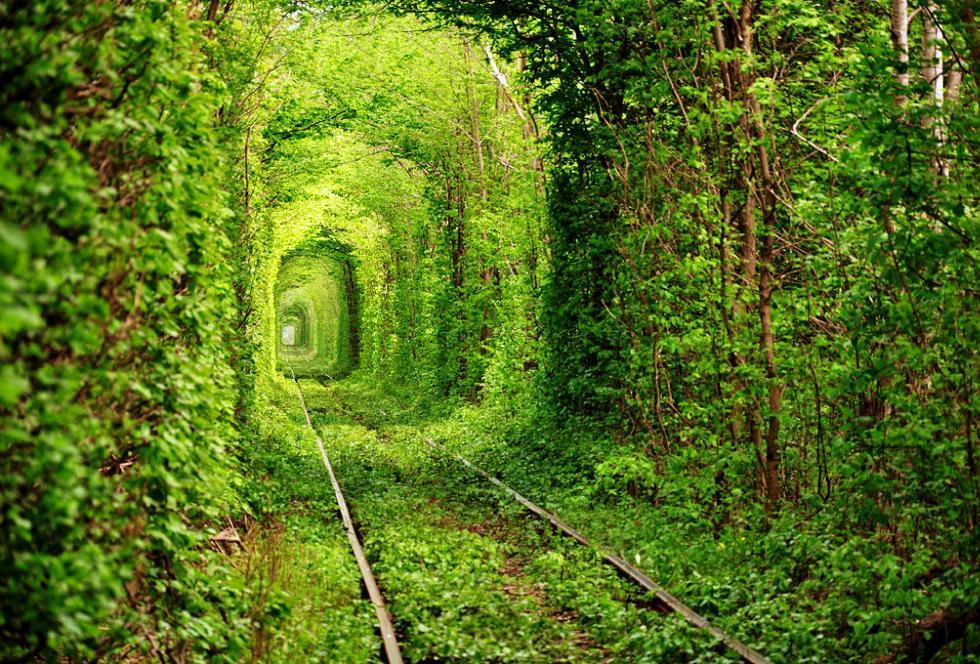
#> input picture point_processing/tunnelOfLove.jpg, 980 x 664 px
$ python ex1b.py
#> lines starting #> are read from the running program, lines starting #| are printed output that depends on the picture; after the words box and inside, x2 and y2 are one past the last pixel; in counts of white or black regions, pixels touching at a corner belong together
### point_processing/ex1a.py
import cv2

def split_into_4(im):
    h, w = im.shape[:2]
    im1 = im[0:int(h / 2), 0:int(w / 2)]
    im2 = im[0:int(h / 2), int(w / 2):w]
    im3 = im[int(h / 2):h, 0:int(w / 2)]
    im4 = im[int(h / 2):h, int(w / 2):w]
    return [im1, im2, im3, im4]

def threshold(im, value):
    h, w = im.shape[0], im.shape[1]
    for y in range(0, h):
        for x in range(0, w):
            im[y, x] = 255 if im[y, x] >= value else 0

# [7 lines left out: function main, not called in this run]

# [2 lines that do not run on import are left out]

### point_processing/ex1b.py
import cv2
import ex1a as ex1a
import matplotlib
from matplotlib import pyplot as plt

def calcHistograms(ims):
    colour_dimensions = len(ims[0].shape)
    if(colour_dimensions > 2):
        calcHistograms_RGB(ims)
    else:
        calcHistograms_BW(ims)

def calcHistograms_BW(ims):
    i = 0
    plot_size = int(len(ims) / 2)
    fig, ax = plt.subplots(nrows=plot_size, ncols=plot_size)
    for row in ax:
        for col in row:
            hist = cv2.calcHist([ims[i]], [0], None, [256], [0, 256])
            col.set_title('Histogram of Segment ' + str(i + 1))
            col.set_xlabel('Pixel intensity')
            col.set_ylabel('Frequency')
            col.get_yaxis().set_major_formatter(matplotlib.ticker.FuncFormatter(lambda x, p: format(int(x), ',')))
            col.plot(hist)
            i += 1
    plt.tight_layout()
    plt.show()

def calcHistograms_RGB(ims):
    i = 0
    color = ('b', 'g', 'r')
    plot_size = int(len(ims) / 2)
    fig, ax = plt.subplots(nrows=plot_size, ncols=plot_size)
    for row in ax:
        for col in row:
            for n, c in enumerate(color):
                hist = cv2.calcHist([ims[i]],[n],None,[256],[0,256])
                col.plot(hist, color=c)
            col.set_title('Histogram of Segment ' + str(i + 1))
            col.set_xlabel('Pixel intensity')
            col.set_ylabel('Frequency')
            col.get_yaxis().set_major_formatter(matplotlib.ticker.FuncFormatter(lambda x, p: format(int(x), ',')))
            i += 1
    plt.tight_layout()
    plt.show()

def main():
    im = cv2.imread("tunnelOfLove.jpg", 0)  # loads image
#> im: shape (664, 980); min 0, max 255, mean 95.6
    ims = ex1a.split_into_4(im)
#> in split_into_4, `im1 = im[0:int(h / 2), 0:int(w / 2)]`:
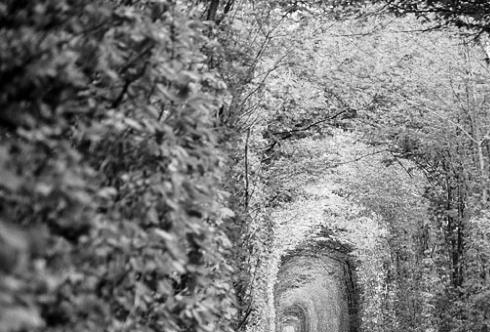
#> im1: shape (332, 490); min 0, max 255, mean 121.7
#> in split_into_4, `im2 = im[0:int(h / 2), int(w / 2):w]`:
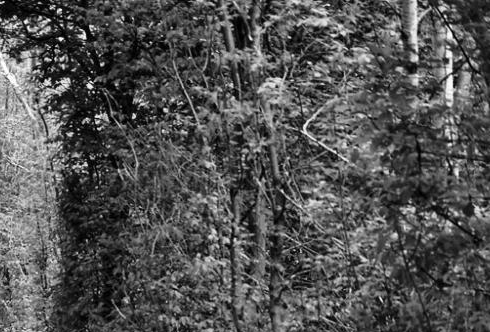
#> im2: shape (332, 490); min 0, max 255, mean 82.9
#> in split_into_4, `im3 = im[int(h / 2):h, 0:int(w / 2)]`:
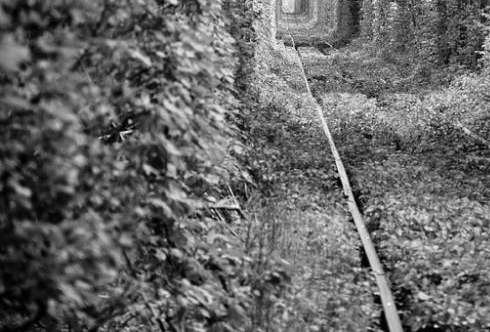
#> im3: shape (332, 490); min 0, max 255, mean 102.5
#> in split_into_4, `im4 = im[int(h / 2):h, int(w / 2):w]`:
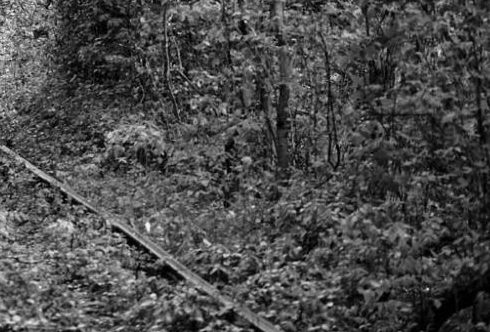
#> im4: shape (332, 490); min 0, max 248, mean 75.2
#> ims = 4 items

    for i in range(0, 4):
        ex1a.threshold(ims[i], 127)
        cv2.imshow('Tunnel of trees (' + str(i + 1) + ')', ims[i])
#> this loop made 4 passes
#> pass 1, in main, `cv2.imshow('Tunnel of trees (' + str(i + 1) + ')', ims[i])`:
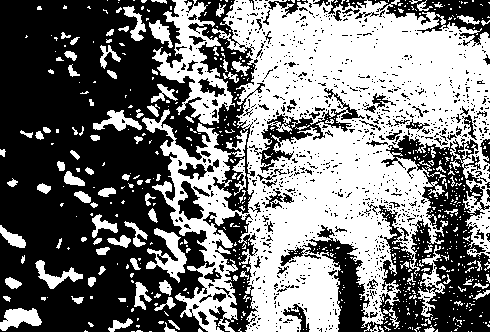
#> window 'Tunnel of trees (1)': shape (332, 490); 47.1% white; 665 white regions (555 under 20 px), largest, box (x1, y1, x2, y2) and area: (142, 0, 490, 332) 60701, (152, 0, 235, 125) 3680, (146, 228, 187, 283) 894
#> pass 2, in main, `cv2.imshow('Tunnel of trees (' + str(i + 1) + ')', ims[i])`:
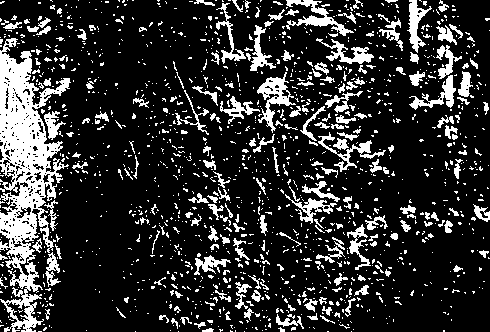
#> window 'Tunnel of trees (2)': shape (332, 490); 19% white; 1489 white regions (1276 under 20 px), largest, box (x1, y1, x2, y2) and area: (0, 38, 71, 332) 8780, (257, 72, 296, 133) 762, (286, 0, 354, 36) 683
    calcHistograms(ims)
#> in calcHistograms_BW, `plot_size = int(len(ims) / 2)`: plot_size = 2
#> the loop in calcHistograms_BW, `for row in ax:` made 2 passes
#> after the loop in calcHistograms_BW, `for row in ax:`: i = 4
#> in calcHistograms_BW, `plt.show()`:
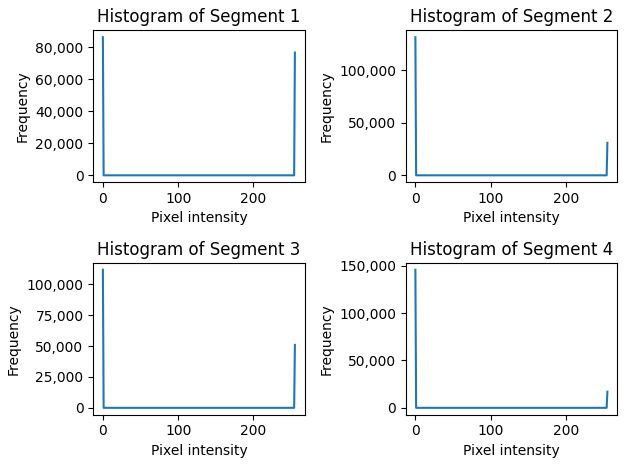
#> figure drawn by matplotlib, 4 panels; panel 1: curve peaks at x = 0, y = 86128; panel 2: curve peaks at x = 0, y = 131692; panel 3: curve peaks at x = 0, y = 111757; panel 4: curve peaks at x = 0, y = 145660
    cv2.waitKey()

if __name__ == '__main__':
    main()
